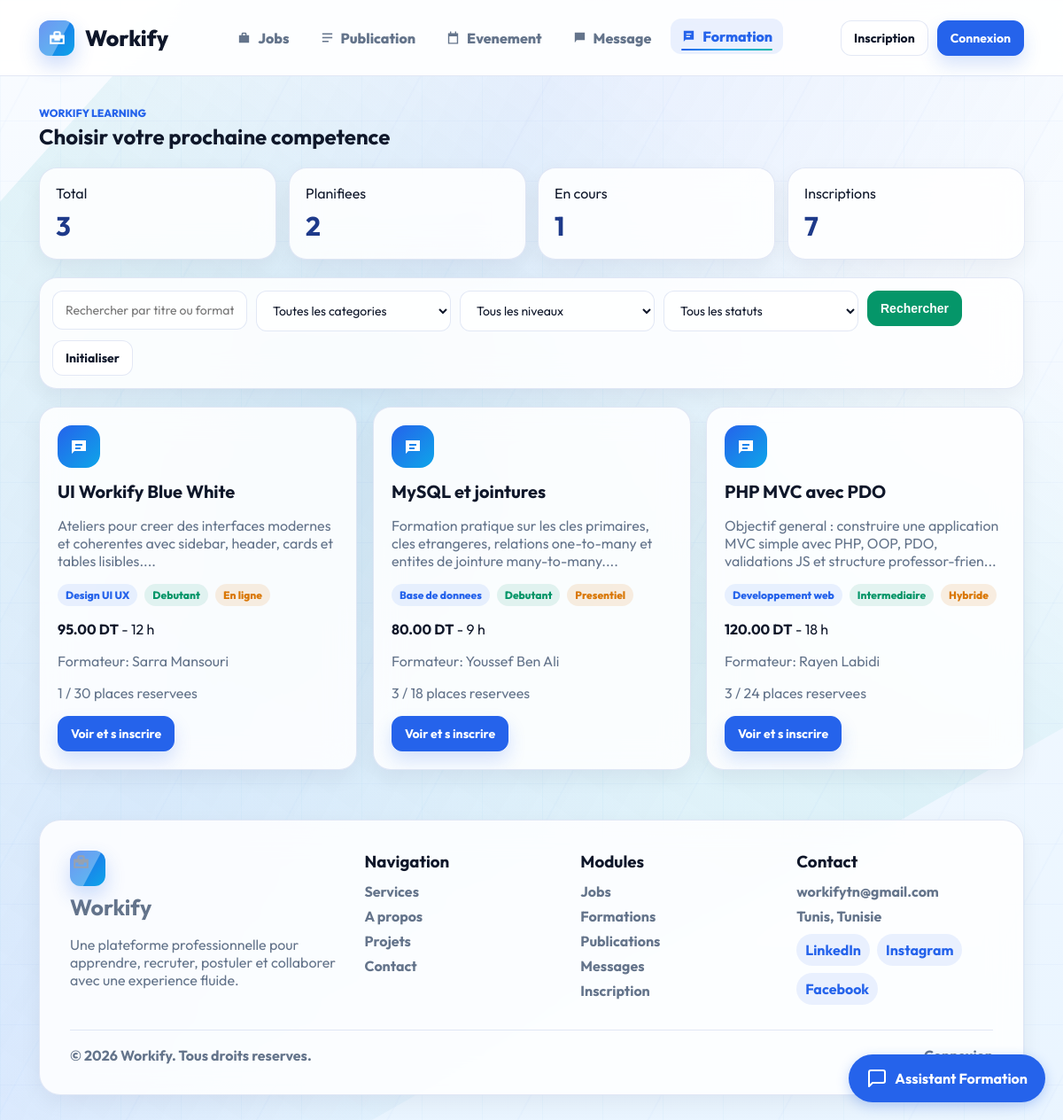
The app's page /controller/FormationC.php?office=front&action=list with its own data.
### tables this page shows
CREATE TABLE `formation` (
  `id_formation` int(11) NOT NULL AUTO_INCREMENT,
  `titre` varchar(150) NOT NULL,
  `description` text NOT NULL,
  `date_debut` date NOT NULL,
  `date_fin` date NOT NULL,
  `duree` int(11) NOT NULL,
  `prix` decimal(10,2) NOT NULL DEFAULT 0.00,
  `niveau` varchar(30) NOT NULL,
  `statut` varchar(30) NOT NULL DEFAULT 'planifiee',
  `mode` varchar(30) NOT NULL DEFAULT 'Presentiel',
  `places` int(11) NOT NULL DEFAULT 20,
  `id_categorie` int(11) NOT NULL,
  `id_formateur` int(11) NOT NULL,
  PRIMARY KEY (`id_formation`),
  KEY `fk_formation_categorie` (`id_categorie`),
  KEY `fk_formation_formateur` (`id_formateur`),
  CONSTRAINT `fk_formation_categorie` FOREIGN KEY (`id_categorie`) REFERENCES `categorie_formation` (`id_categorie`) ON UPDATE CASCADE,
  CONSTRAINT `fk_formation_formateur` FOREIGN KEY (`id_formateur`) REFERENCES `formateur` (`id_formateur`) ON UPDATE CASCADE
);

CREATE TABLE `categorie_formation` (
  `id_categorie` int(11) NOT NULL AUTO_INCREMENT,
  `nom_categorie` varchar(100) NOT NULL,
  `description_categorie` text DEFAULT NULL,
  PRIMARY KEY (`id_categorie`),
  UNIQUE KEY `unique_nom_categorie` (`nom_categorie`)
);

CREATE TABLE `formateur` (
  `id_formateur` int(11) NOT NULL AUTO_INCREMENT,
  `nom` varchar(120) NOT NULL,
  `email` varchar(150) NOT NULL,
  `specialite` varchar(120) NOT NULL,
  PRIMARY KEY (`id_formateur`),
  UNIQUE KEY `unique_formateur_email` (`email`)
);

### controller/FormationModel.php (called while the page is built, shortened)
<?php
class FormationModel
{
    public function listeFormations($search = '', $idCategorie = '', $statut = '', $niveau = '')
    {
        $sql = 'SELECT f.*, c.nom_categorie, fo.nom AS nom_formateur, fo.specialite,
                       (SELECT COUNT(*) FROM inscription_formation i WHERE i.id_formation = f.id_formation) AS total_inscrits
                FROM formation f
                INNER JOIN categorie_formation c ON f.id_categorie = c.id_categorie
                INNER JOIN formateur fo ON f.id_formateur = fo.id_formateur
                WHERE 1 = 1';
        $params = [];
        $sql .= ' ORDER BY f.date_debut DESC, f.id_formation DESC';
        $db = config::getConnexion();
        try {
            $query = $db->prepare($sql);
            $query->execute($params);
            return $query->fetchAll();
        } catch (Exception $e) {
            die('Erreur: ' . $e->getMessage());
        }
    }
    public function statistiquesFormations()
    {
        $sql = "SELECT
                    COUNT(*) AS total,
                    IFNULL(SUM(CASE WHEN statut = 'planifiee' THEN 1 ELSE 0 END), 0) AS planifiees,
                    IFNULL(SUM(CASE WHEN statut = 'en_cours' THEN 1 ELSE 0 END), 0) AS en_cours,
                    IFNULL(SUM(CASE WHEN statut = 'terminee' THEN 1 ELSE 0 END), 0) AS terminees,
                    (SELECT COUNT(*) FROM inscription_formation) AS inscriptions
                FROM formation";
        $db = config::getConnexion();
        try {
            $query = $db->query($sql);
            $stats = $query->fetch();
            return $stats;
        } catch (Exception $e) {
            die('Erreur: ' . $e->getMessage());
        }
    }
}
?>

### view/formations/list.php (the view, shortened to what this page needs)
<?php
$search = isset($search) ? $search : '';
$liste = isset($liste) ? $liste : [];
$statistiques = isset($statistiques) ? $statistiques : [];
include __DIR__ . '/../includes/header.php';
?>
<div class="toolbar">
    <div>
        <p class="eyebrow"><?= $office === 'back' ? 'Gestion des ressources' : 'Workify learning'; ?></p>
        <h2><?= $office === 'back' ? 'Centre des formations' : 'Choisir votre prochaine competence'; ?></h2>
    </div>
</div>
<div class="stats-grid">
    <div class="card">Total <strong><?= isset($statistiques['total']) ? (int) $statistiques['total'] : 0; ?></strong></div>
    <div class="card">Planifiees <strong><?= isset($statistiques['planifiees']) ? (int) $statistiques['planifiees'] : 0; ?></strong></div>
    <div class="card">En cours <strong><?= isset($statistiques['en_cours']) ? (int) $statistiques['en_cours'] : 0; ?></strong></div>
    <div class="card">Inscriptions <strong><?= isset($statistiques['inscriptions']) ? (int) $statistiques['inscriptions'] : 0; ?></strong></div>
</div>
<form class="filters" action="../controller/FormationC.php" method="get">
    <input name="search" placeholder="Rechercher par titre ou formateur" value="<?= htmlspecialchars($search, ENT_QUOTES); ?>">
    <select name="id_categorie">
        <option value="">Toutes les categories</option>
    </select>
    <select name="niveau">
        <option value="">Tous les niveaux</option>
    </select>
    <select name="statut">
        <option value="">Tous les statuts</option>
    </select>
    <button class="btn btn-green" type="submit">Rechercher</button>
    <a class="btn" href="../controller/FormationC.php?office=<?= $office; ?>&action=list">Initialiser</a>
</form>
<?php if ($office === 'front') { ?>
    <div class="formation-grid">
        <?php foreach ($liste as $formation) { ?>
            <article class="formation-card">
                <div class="course-icon">
                    <svg viewBox="0 0 24 24"><path d="M4 5h16v12H7l-3 3V5zm4 4v2h8V9H8zm0 4v2h6v-2H8z"/></svg>
                </div>
                <h3><?= htmlspecialchars($formation['titre'], ENT_QUOTES); ?></h3>
                <p class="muted"><?= htmlspecialchars(substr($formation['description'], 0, 120), ENT_QUOTES); ?>...</p>
                <div class="card-meta">
                    <span class="badge"><?= htmlspecialchars($formation['nom_categorie'], ENT_QUOTES); ?></span>
                    <span class="badge badge-green"><?= htmlspecialchars($formation['niveau'], ENT_QUOTES); ?></span>
                    <span class="badge badge-amber"><?= htmlspecialchars($formation['mode'], ENT_QUOTES); ?></span>
                </div>
                <p><strong><?= number_format((float) $formation['prix'], 2, '.', ' '); ?> DT</strong> - <?= (int) $formation['duree']; ?> h</p>
                <p class="muted">Formateur: <?= htmlspecialchars($formation['nom_formateur'], ENT_QUOTES); ?></p>
                <p class="muted"><?= (int) $formation['total_inscrits']; ?> / <?= (int) $formation['places']; ?> places reservees</p>
                <a class="btn btn-primary" href="../controller/FormationC.php?office=front&action=detail&id=<?= (int) $formation['id_formation']; ?>">Voir et s inscrire</a>
            </article>
        <?php } ?>
    </div>
<?php } ?>
<?php include __DIR__ . '/../includes/footer.php'; ?>

### records on screen
formation: titre "UI Workify Blue White", description "Ateliers pour creer des interfaces modernes et coherentes avec sidebar, header, cards et tables lisibles.", id_categorie.nom_categorie "Design UI UX", niveau "Debutant", mode "En ligne", prix "95.00", duree "12", id_formateur.nom "Sarra Mansouri", total_inscrits "1", places "30"
formation: titre "MySQL et jointures", description "Formation pratique sur les cles primaires, cles etrangeres, relations one-to-many et entites de jointure many-to-many.", id_categorie.nom_categorie "Base de donnees", niveau "Debutant", mode "Presentiel", prix "80.00", duree "9", id_formateur.nom "Youssef Ben Ali", total_inscrits "3", places "18"
formation: titre "PHP MVC avec PDO", description "Objectif general : construire une application MVC simple avec PHP, OOP, PDO, validations JS et structure professor-frien", id_categorie.nom_categorie "Developpement web", niveau "Intermediaire", mode "Hybride", prix "120.00", duree "18", id_formateur.nom "Rayen Labidi", total_inscrits "3", places "24"

### other values on screen
$link['label'] "Jobs"
$link['label'] "Publication"
$link['label'] "Evenement"
$link['label'] "Message"
$link['label'] "Formation"
$statistiques['total'] "3"
$statistiques['planifiees'] "2"
$statistiques['en_cours'] "1"
$statistiques['inscriptions'] "7"
